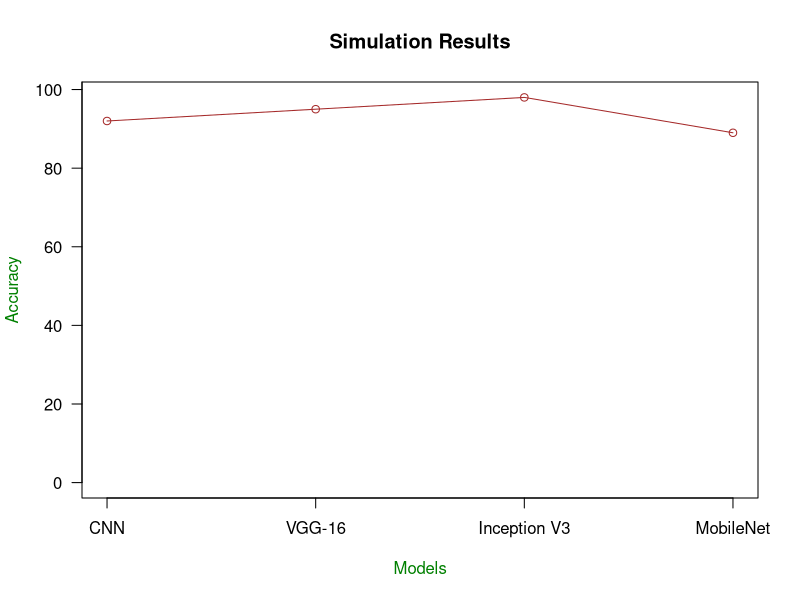

Generate this figure with R:
v <- c(92,95,98,89)
g_range <- range(0, v)
plot(v, type="o", col="brown", ylim=g_range, axes=FALSE, ann=FALSE)
axis(1, at=1:4, lab=c("CNN","VGG-16","Inception V3","MobileNet"))
axis(2, las=1, at=20*0:g_range[2])
box()
title(xlab="Models", col.lab=rgb(0,0.5,0))
title(ylab="Accuracy", col.lab=rgb(0,0.5,0))
title(main="Simulation Results")
     # , col.main="red", font.main=4)
